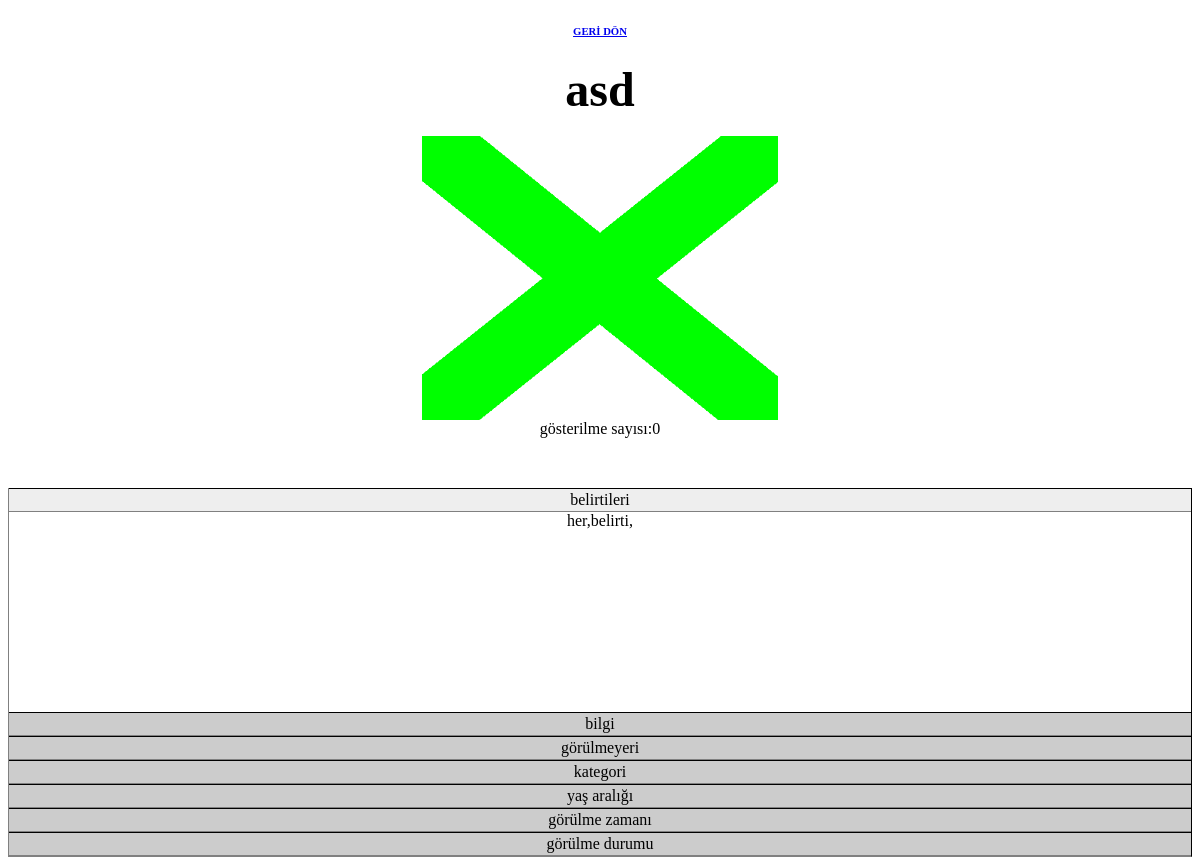
Screenshot of /yonetim/hastalikyonetimi/goster.php?isim=asd with the database file from the repository.
### tables this page shows
CREATE TABLE IF NOT EXISTS `hastaliklar` (
  `adi` text NOT NULL,
  `belirtileri` text NOT NULL,
  `bilgi` text NOT NULL,
  `gorulmeyeri` text NOT NULL,
  `resim` text NOT NULL,
  `kategori` text NOT NULL,
  `gosterilme` text NOT NULL,
  `yas` text NOT NULL,
  `zaman` text NOT NULL,
  `durum` text NOT NULL
);

### yonetim/hastalikyonetimi/goster.php (the view, shortened to what this page needs)
<?php $hedef=$_GET['isim']; include("../../veritabani/db.php"); ?>
<!DOCTYPE html PUBLIC "-//W3C//DTD XHTML 1.0 Transitional//EN" "http://www.w3.org/TR/xhtml1/DTD/xhtml1-transitional.dtd">
<html xmlns="http://www.w3.org/1999/xhtml">
<head>
<link href="../tasarim/SpryAccordion.css" rel="stylesheet" type="text/css" />
</head>
<body>
<p><center><a href="index.php"><h6>GERİ DÖN</h6></a></center></p>
<p>
  <?php
echo '<center><h3><strong><font size="20">'.$hedef.'</font>
</strong></h3></center>'
?>
  <?php
$sorgu="SELECT * FROM hastaliklar where adi = '$hedef'";
$result = mysql_query($sorgu, $connection );
for ($i=0; $i< mysql_num_rows($result) ; $i++) {
 $belirti=mysql_result($result, $i, "belirtileri");
 $bilgi=mysql_result($result, $i, "bilgi");
 $gorulmeyeri=mysql_result($result, $i, "gorulmeyeri");
 $resim=mysql_result($result, $i, "resim");
 $kategori=mysql_result($result, $i, "kategori");
 $gosterilme=mysql_result($result, $i, "gosterilme");
 $yas=mysql_result($result, $i, "yas");
 $zaman=mysql_result($result, $i, "zaman");
 $durum=mysql_result($result, $i, "durum");
}
?>
</p>
<p>
<center><img src="../<?php echo $resim?>" width="30%" height="%30" /></center><center><?php echo 'gösterilme sayısı:'.$gosterilme.''; ?></center>
</p>
<p>&nbsp;</p>
<?php
echo'
<div id="Accordion1" class="Accordion" tabindex="0">
  <div class="AccordionPanel">
    <div class="AccordionPanelTab"><center>belirtileri</center></div>
    <div class="AccordionPanelContent"><center>'.$belirti.'</center> </div>
  </div>
<div class="AccordionPanel">
    <div class="AccordionPanelTab"><center>bilgi</center></div>
    <div class="AccordionPanelContent"><center>'.$bilgi.'</center></div>
  </div>
<div class="AccordionPanel">
  <div class="AccordionPanelTab"><center>görülmeyeri<center></div>
  <div class="AccordionPanelContent"><center>'. $gorulmeyeri.'</center></div>
</div>
<div class="AccordionPanel">
  <div class="AccordionPanelTab"><center>kategori</center></div>
  <div class="AccordionPanelContent"><center>'.$kategori.'</center></div>
</div>
<div class="AccordionPanel">
  <div class="AccordionPanelTab"><center>yaş aralığı</center></div>
  <div class="AccordionPanelContent"><center>'.$yas.'</center></div>
</div>
<div class="AccordionPanel">
  <div class="AccordionPanelTab"><center>görülme zamanı</center></div>
  <div class="AccordionPanelContent"><center>'.$zaman.'</center></div>
</div>
<div class="AccordionPanel">
  <div class="AccordionPanelTab"><center>görülme durumu</center></div>
  <div class="AccordionPanelContent"><center>'.$durum.'</center></div>
</div>
</div>'
?>
</body>
</html>

### yonetim/tasarim/SpryAccordion.css (style rules this page uses)
.Accordion { border-left: solid 1px gray; border-right: solid 1px black; border-bottom: solid 1px gray; overflow: hidden; }
.AccordionPanel { margin: 0px; padding: 0px; }
.AccordionPanelTab { background-color: #CCCCCC; border-top: solid 1px black; border-bottom: solid 1px gray; margin: 0px; padding: 2px; cursor: pointer; -moz-user-select: none; -khtml-user-select: none; }
.AccordionPanelContent { overflow: auto; margin: 0px; padding: 0px; height: 200px; }
.AccordionPanelOpen .AccordionPanelTab { background-color: #EEEEEE; }

### rows the page displays
hastaliklar: resim (picture), gosterilme "0", belirtileri "her,belirti,"

### other values shown
$hedef "asd"
